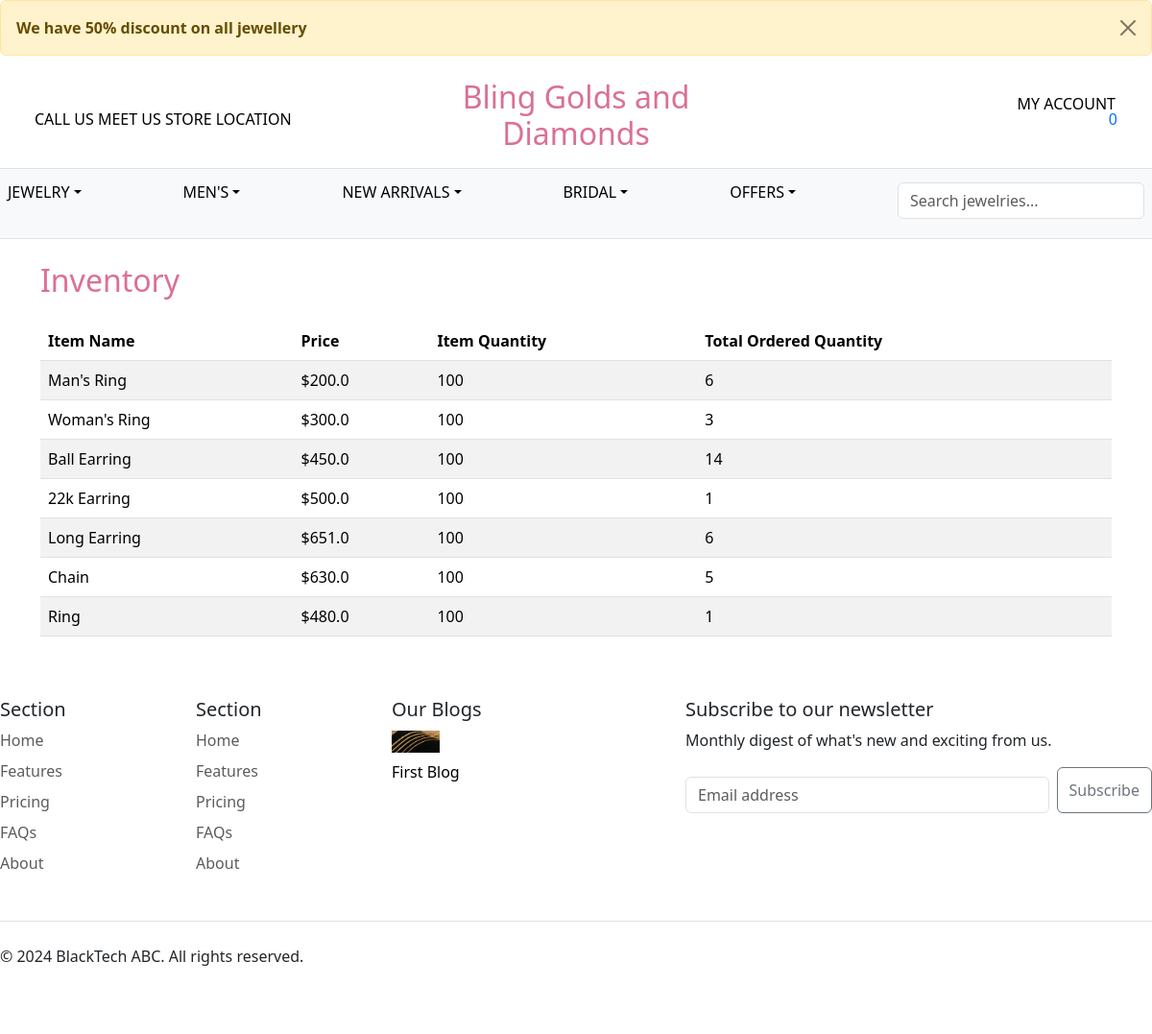
The page /dashboard/inventory/ on the database its author committed.
### Core/models.py (models this page shows, shortened)
class Notification(models.Model):
    title = models.CharField(max_length=255, null=True)
    display = models.BooleanField(default=False)

class Shop_Info(models.Model):
    shop_name = models.CharField(max_length=255)
    logo_image = models.ImageField(upload_to='shop_logos/', blank=True, null=True)
    phoneno1 = models.CharField(max_length=15)
    phoneno2 = models.CharField(max_length=15, blank=True, null=True)
    emailno1 = models.EmailField()
    emailno2 = models.EmailField(blank=True, null=True)
    store_location = models.CharField(max_length=255)
    copywrite_info = models.CharField(max_length=255)

class Blog(models.Model):
    title = models.CharField(max_length=255)
    description = models.TextField()
    image = models.ImageField(upload_to='blog_images/', blank=True, null=True)
    created_date = models.DateField(default=timezone.now)
    created_time = models.TimeField(default=timezone.now)
    author_name = models.CharField(max_length=255)

### Jewelry/models.py (models this page shows, shortened)
class Item(models.Model):
    main_category = models.ForeignKey(MainCategory, related_name='mitems', on_delete=models.CASCADE)
    sub_categories = models.ForeignKey(SubCategory,on_delete=models.CASCADE)
    category = models.ForeignKey(Category, related_name='items', on_delete=models.CASCADE)
    name = models.CharField(max_length=255)
    description = models.TextField(blank=True, null=True)
    color = models.CharField(max_length=255, blank=True)
    purity = models.CharField(max_length=255, blank=True)  # For gold earrings
    weight = models.DecimalField(max_digits=5, decimal_places=2, blank=True)  # For gold earrings
    price = models.FloatField()
    digital = models.BooleanField(default=False, null=True, blank=True)
    thumnail_image = models.ImageField(upload_to='item_images', blank=True, null=True)
    images =  models.ImageField(upload_to='item_images', blank=True, null=True)
    is_sold = models.BooleanField(default=False)
    created_at = models.DateTimeField(auto_now_add=True)
    total = models.IntegerField(default=0)
    total_ordered_quantity = models.IntegerField(default=0)  # New field to store total ordered quantity

### Dashboard/views.py (the view)
# urls.py: path('inventory/', inventory, name='inventory'),
def inventory(request):
    items = Item.objects.all()
    for item in items:
        total_ordered_quantity = OrderItem.objects.filter(product=item).aggregate(total_ordered=Sum('quantity'))['total_ordered']
        if total_ordered_quantity:
            item.total_ordered_quantity = total_ordered_quantity
        else:
            item.total_ordered_quantity = 0
    context = {
        'items': items,
    }
    return render(request, 'inventory.html', context)

### Jewelry/context_processors.py (called while the page is built)
def Saved_Items(request):
    user_instance = request.user if request.user.is_authenticated else None
    saved_item_id = SavedItem.objects.filter(user=user_instance).values_list('item__id', flat=True)
    return {'Saved_Item':saved_item_id}

def homepage_info(request):
    shopInfo = Shop_Info.objects.all()
    slider = Slider.objects.filter(status=True)
    blogs = Blog.objects.all()
    notification = Notification.objects.filter(display=True)
    return {'shopInfo': shopInfo, 'slider':slider, 'blogs':blogs , 'notification':notification}

def total_cart_items(request):
     user_instance = request.user if request.user.is_authenticated else None
     order, created = Order.objects.get_or_create(customer=user_instance, complete=False)
     cart_items = order.get_cart_items
     return {'cart_items':cart_items}

### Jewelry/models.py (called while the page is built)
    @property
    def get_cart_items(self):
        orderitems = self.orderitem_set.all()
        total = sum([item.quantity for item in orderitems])
        return total

### Dashboard/templates/inventory.html (shortened to what this page needs)
{% extends 'base.html' %}
{% block content %}
<div class="container">
    <h2 style="color: palevioletred;" class="my-4">Inventory</h2>
    <table class="table table-striped">
        <thead>
            <tr>
                <th>Item Name</th>
                <th>Price</th>
                <th>Item Quantity</th>
                <th>Total Ordered Quantity</th>
            </tr>
        </thead>
        <tbody>
            {% for item in items %}
            <tr>
                <td>{{ item.name }}</td>
                <td>${{ item.price }}</td>
                <td>{{ item.total }}</td>
                <td>{{ item.total_ordered_quantity }}</td>
            </tr>
            {% endfor %}
        </tbody>
    </table>
</div>
{% endblock %}

### Core/templates/base.html (shortened to what this page needs)
<!doctype html>
<html lang="en">
  <head>
    {% load static %}
    <link href="https://cdn.jsdelivr.net/npm/bootstrap@5.3.3/dist/css/bootstrap.min.css" rel="stylesheet">
  </head>
  {% if notification %}
  <div class="alert alert-warning alert-dismissible fade show" role="alert">
    <strong>{{notification.first.title}}</strong>
    <button type="button" class="btn-close" data-bs-dismiss="alert" aria-label="Close"></button>
  </div>
  {% endif %}
  <header class="border-bottom lh-1 py-2 px-4">
    <div class="container-fluid">
        <div class="row align-items-center">
            <div class="col-md-4">
                <a href="#" class="text-decoration-none link-body-emphasis">
                    CALL US
                </a>
                <a href="#" class="text-decoration-none link-body-emphasis">
                    MEET US
                </a>
                <a href="#" class="text-decoration-none link-body-emphasis">
                    STORE LOCATION
                </a>
            </div>
            <div class="col-md-4 text-center">
                <a href="{% url 'Core:index' %}" class="text-decoration-none">
                    <h2 style="color: palevioletred;">{{shopInfo.first.shop_name}}</h2>
                </a>
            </div>
            <div class="col-md-4 text-end">
              {% if request.user.is_authenticated %}
                <a href="{% url 'Dashboard:profile' %}" class="text-decoration-none link-body-emphasis">
                    Welcome
                    {{request.user.username}}
                </a>
                <a href="#" class="text-decoration-none link-body-emphasis" onclick="document.getElementById('logout-form').submit(); return false;">
                  Logout
                </a>
                <form id="logout-form" method="post" action="{% url 'Core:logout' %}" style="display: none;">
                  {% csrf_token %}
                  <button type="submit">Logout</button>
                </form>
                {% else %}
                <a href="{% url 'Core:login' %}" class="text-decoration-none link-body-emphasis">
                  <sub></sub>
                  MY ACCOUNT
              </a>
              {% endif %}
                <a href="" class="text-decoration-none link-body-emphasis">
                    <sub></sub>
                </a>
                <a href="{% url 'Jewelry:cart' %}" style="text-decoration:none">
                  <div class="cart-container">
                     <div class="cartitems"><p id="num_of_items">{{cart_items}}</p></div>
                 </div>
             </a>
            </div>
        </div>
    </div>
</header>
  <body>
    <div class="nav-scroller py-1 px-2 mb-3 border-bottom">
      <nav class="nav nav-underline justify-content-between ">
          <li class="nav-item dropdown">
              <a class="nav-link dropdown-toggle link-body-emphasis" href="#" data-bs-toggle="dropdown" aria-expanded="false">JEWELRY</a>
          </li>
          <li class="nav-item dropdown">
              <a class="nav-link dropdown-toggle link-body-emphasis" href="#" data-bs-toggle="dropdown" aria-expanded="false">MEN'S</a>
          </li>
          <li class="nav-item dropdown">
            <a class="nav-link dropdown-toggle link-body-emphasis" href="#" data-bs-toggle="dropdown" aria-expanded="false">NEW ARRIVALS</a>
        </li>
        <li class="nav-item dropdown">
          <a class="nav-link dropdown-toggle link-body-emphasis" href="#" data-bs-toggle="dropdown" aria-expanded="false">BRIDAL</a>
      </li>
      <li class="nav-item dropdown">
        <a class="nav-link dropdown-toggle link-body-emphasis" href="#" data-bs-toggle="dropdown" aria-expanded="false">OFFERS</a>
    </li>
    <li class="nav-item">
        <form method="get" action="{% url 'Jewelry:items' %}" id="search-form">
          <div class="input-group mb-3">
              <input type="text" class="form-control" name="query" placeholder="Search jewelries..." id="search-input">
          </div>
      </form>
      </li>
      </nav>
    </div>
      {% block content %}
    {% endblock %}
    <footer class="py-5">
        <div class="row">
          <div class="col-6 col-md-2 mb-3">
            <h5>Section</h5>
            <ul class="nav flex-column">
              <li class="nav-item mb-2"><a href="#" class="nav-link p-0 text-body-secondary">Home</a></li>
              <li class="nav-item mb-2"><a href="#" class="nav-link p-0 text-body-secondary">Features</a></li>
              <li class="nav-item mb-2"><a href="#" class="nav-link p-0 text-body-secondary">Pricing</a></li>
              <li class="nav-item mb-2"><a href="#" class="nav-link p-0 text-body-secondary">FAQs</a></li>
              <li class="nav-item mb-2"><a href="#" class="nav-link p-0 text-body-secondary">About</a></li>
            </ul>
          </div>
          <div class="col-6 col-md-2 mb-3">
            <h5>Section</h5>
            <ul class="nav flex-column">
              <li class="nav-item mb-2"><a href="#" class="nav-link p-0 text-body-secondary">Home</a></li>
              <li class="nav-item mb-2"><a href="#" class="nav-link p-0 text-body-secondary">Features</a></li>
              <li class="nav-item mb-2"><a href="#" class="nav-link p-0 text-body-secondary">Pricing</a></li>
              <li class="nav-item mb-2"><a href="#" class="nav-link p-0 text-body-secondary">FAQs</a></li>
              <li class="nav-item mb-2"><a href="#" class="nav-link p-0 text-body-secondary">About</a></li>
            </ul>
          </div>
          <div class="col-6 col-md-2 mb-3">
            <h5>Our Blogs</h5>
            {% for blog in blogs %}
            <a style="color: black;text-decoration: none;" href="{% url 'Core:blog_detail' %}">
            <ul class="nav flex-column">
              <li class="nav-item mb-2"><img src="{{blog.image.url}}" alt="" width="50px"></li>
              <li class="nav-item mb-2">{{blog.title}}</li>
            </ul>
          </a>
            {% endfor %}
          </div>
          <div class="col-md-5 offset-md-1 mb-3">
            <form>
              <h5>Subscribe to our newsletter</h5>
              <p>Monthly digest of what's new and exciting from us.</p>
              <div class="d-flex flex-column flex-sm-row w-100 gap-2">
                <input id="newsletter1" type="text" class="form-control" placeholder="Email address">
                <button class="btn btn-outline-secondary" type="button">Subscribe</button>
              </div>
            </form>
          </div>
        </div>
        <div class="d-flex flex-column flex-sm-row justify-content-between py-4 my-4 border-top">
          <p>© 2024 {{shopInfo.first.copywrite_info}}. All rights reserved.</p>
          <ul class="list-unstyled d-flex">
            <li class="ms-3"><a class="link-body-emphasis" href="#"><svg class="bi" width="24" height="24"><use xlink:href="#twitter"></use></svg></a></li>
            <li class="ms-3"><a class="link-body-emphasis" href="#"><svg class="bi" width="24" height="24"><use xlink:href="#instagram"></use></svg></a></li>
            <li class="ms-3"><a class="link-body-emphasis" href="#"><svg class="bi" width="24" height="24"><use xlink:href="#facebook"></use></svg></a></li>
          </ul>
        </div>
      </footer>
  </body>
</html>

### Core/templates/base.html (style rules this page uses)
.nav-scroller { background-color: #f8f9fa; border-bottom: 1px solid #dee2e6; }
.form-control { width: 100%; margin-top: 10px; }

### rows shown on the page
Notification: first "We have 50% discount on all jewellery"
Shop_Info: first.shop_name "Bling Golds and Diamonds", first.copywrite_info "BlackTech ABC"
Item: name "Man's Ring", price "200.0", total "100", total_ordered_quantity "6"
Item: name "Woman's Ring", price "300.0", total "100", total_ordered_quantity "3"
Item: name "Ball Earring", price "450.0", total "100", total_ordered_quantity "14"
Item: name "22k Earring", price "500.0", total "100", total_ordered_quantity "1"
Item: name "Long Earring", price "651.0", total "100", total_ordered_quantity "6"
Item: name "Chain", price "630.0", total "100", total_ordered_quantity "5"
Item: name "Ring", price "480.0", total "100", total_ordered_quantity "1"
Blog: image (picture), title "First Blog"

### other values the page prints
{{ cart_items }} "0"
